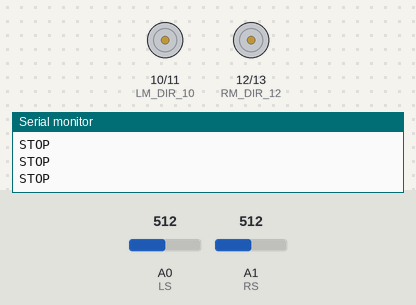
Recording of a sketch running on a simulated Arduino Uno, built with avr-gcc and run on an emulated ATmega328P. On the bench: direction and speed pins drawn as motors (green arrow = direction pin HIGH = forward, orange = LOW = backward, longer = more drive), the last lines printed to the serial monitor. The inputs (shaded band) are chosen by the test bench; at power-on: A0 (LS) = 512, A1 (RS) = 512.

Above: at 1.2 s.
1.3 s: A0 (LS) set to 491
2.8 s: A1 (RS) set to 483
At 3.7 s:
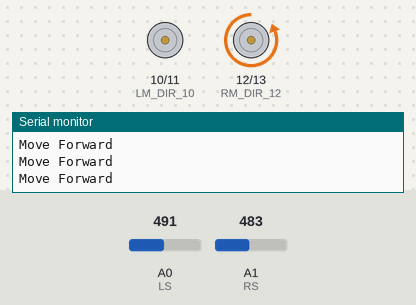
4.3 s: A0 (LS) set to 510
At 5.3 s:
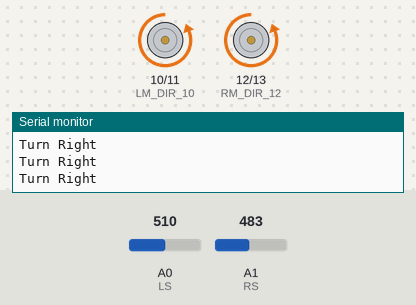
5.8 s: A0 (LS) set to 490
At 6.8 s:
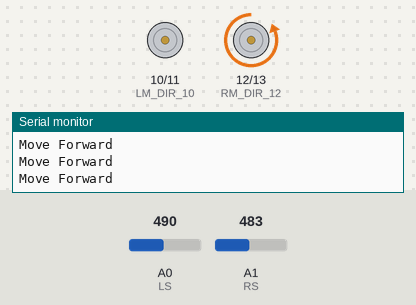
7.3 s: A0 (LS) set to 511
At 8.3 s:
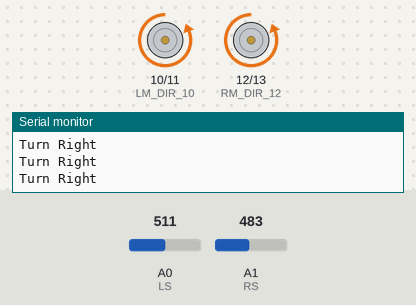
Timing chart, 0 to 9.8 s (numbered marks = the images above; inputs shaded):
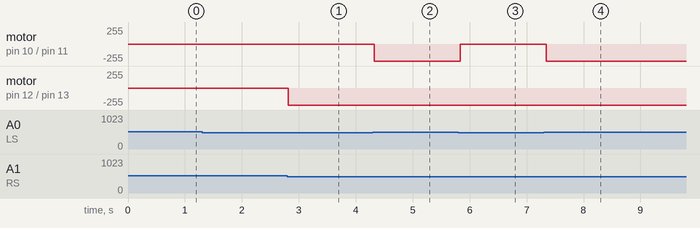

The sketch:

Line_following_analog.ino
```cpp
// === IR Sensor Pins ===
#define LS A0  // Left IR Sensor
#define RS A1  // Right IR Sensor

// === Motor Pins ===
// Left Motor
#define LM_DIR_10 10  // Direction pin
#define LM_PWM_11 11  // Speed (PWM) pin

// Right Motor
#define RM_DIR_12 12  // Direction pin
#define RM_PWM_13 13  // Speed (PWM) pin

// === Constants ===
#define THRESHOLD 500  // IR sensor threshold

void setup() {
  // Motor pin modes
  pinMode(LM_DIR_10, OUTPUT);
  pinMode(LM_PWM_11, OUTPUT);
  pinMode(RM_DIR_12, OUTPUT);
  pinMode(RM_PWM_13, OUTPUT);

  pinMode(LS, INPUT);
  pinMode(RS, INPUT);

  // Serial monitor for debugging
  Serial.begin(9600);
}

void loop() {
  int leftValue = analogRead(LS);
  int rightValue = analogRead(RS);


  // IR sensor logic: true = sensor sees black line
  bool leftOnLine = leftValue < THRESHOLD;
  bool rightOnLine = rightValue < THRESHOLD;

  if (leftOnLine && rightOnLine) {
    Serial.println("Move Forward");
    moveForward();
  } else if (!leftOnLine && rightOnLine) {
    Serial.println("Turn Right");
    turnRight();
  } else if (leftOnLine && !rightOnLine) {
    Serial.println("Turn Left");
    turnLeft();
  } else {
    Serial.println("STOP");
    stopMotors();
  }

  delay(50);
}

void moveForward() {
  digitalWrite(LM_DIR_10, HIGH);
  digitalWrite(LM_PWM_11, LOW);
  digitalWrite(RM_DIR_12, LOW);
  digitalWrite(RM_PWM_13, HIGH);
}

void turnLeft() {
  digitalWrite(LM_DIR_10, HIGH);
  digitalWrite(LM_PWM_11, LOW);
  digitalWrite(RM_DIR_12, HIGH);
  digitalWrite(RM_PWM_13, LOW);
}

void turnRight() {
  digitalWrite(LM_DIR_10, LOW);
  digitalWrite(LM_PWM_11, HIGH);
  digitalWrite(RM_DIR_12, LOW);
  digitalWrite(RM_PWM_13, HIGH);
}

void stopMotors() {
  digitalWrite(LM_DIR_10, LOW);
  digitalWrite(LM_PWM_11, LOW);
  digitalWrite(RM_DIR_12, LOW);
  digitalWrite(RM_PWM_13, LOW);
}
```

Measured:
- the behaviour switches between 500 and 499 on A1 (RS) (found by bisection; images 0 and 1)
- after the input at 2.8 s, motor on pin 12 (RM_DIR_12) / pin 13 (RM_PWM_13): stopped → backward 255/255 at once
- after the input at 4.3 s, motor on pin 10 (LM_DIR_10) / pin 11 (LM_PWM_11): stopped → backward 255/255 at once
- after the input at 5.8 s, motor on pin 10 (LM_DIR_10) / pin 11 (LM_PWM_11): backward 255/255 → stopped at once
- after the input at 7.3 s, motor on pin 10 (LM_DIR_10) / pin 11 (LM_PWM_11): stopped → backward 255/255 after 0.05 s
